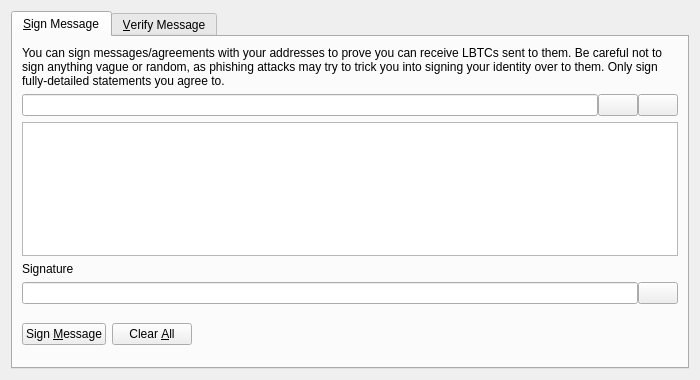
<?xml version="1.0" encoding="UTF-8"?>
<ui version="4.0">
 <class>SignVerifyMessageDialog</class>
 <widget class="QDialog" name="SignVerifyMessageDialog">
  <property name="geometry">
   <rect>
    <x>0</x>
    <y>0</y>
    <width>700</width>
    <height>380</height>
   </rect>
  </property>
  <property name="windowTitle">
   <string>Signatures - Sign / Verify a Message</string>
  </property>
  <property name="modal">
   <bool>true</bool>
  </property>
  <layout class="QVBoxLayout" name="verticalLayout">
   <item>
    <widget class="QTabWidget" name="tabWidget">
     <property name="currentIndex">
      <number>0</number>
     </property>
     <widget class="QWidget" name="tabSignMessage">
      <attribute name="title">
       <string>&amp;Sign Message</string>
      </attribute>
      <layout class="QVBoxLayout" name="verticalLayout_SM">
       <item>
        <widget class="QLabel" name="infoLabel_SM">
         <property name="text">
          <string>You can sign messages/agreements with your addresses to prove you can receive LBTCs sent to them. Be careful not to sign anything vague or random, as phishing attacks may try to trick you into signing your identity over to them. Only sign fully-detailed statements you agree to.</string>
         </property>
         <property name="textFormat">
          <enum>Qt::PlainText</enum>
         </property>
         <property name="wordWrap">
          <bool>true</bool>
         </property>
        </widget>
       </item>
       <item>
        <layout class="QHBoxLayout" name="horizontalLayout_1_SM">
         <property name="spacing">
          <number>0</number>
         </property>
         <item>
          <widget class="QValidatedLineEdit" name="addressIn_SM">
           <property name="toolTip">
            <string>The LBTC address to sign the message with</string>
           </property>
          </widget>
         </item>
         <item>
          <widget class="QPushButton" name="addressBookButton_SM">
           <property name="toolTip">
            <string>Choose previously used address</string>
           </property>
           <property name="text">
            <string/>
           </property>
           <property name="icon">
            <iconset resource="../bitcoin.qrc">
             <normaloff>:/icons/address-book</normaloff>:/icons/address-book</iconset>
           </property>
           <property name="shortcut">
            <string>Alt+A</string>
           </property>
           <property name="autoDefault">
            <bool>false</bool>
           </property>
          </widget>
         </item>
         <item>
          <widget class="QPushButton" name="pasteButton_SM">
           <property name="toolTip">
            <string>Paste address from clipboard</string>
           </property>
           <property name="text">
            <string/>
           </property>
           <property name="icon">
            <iconset resource="../bitcoin.qrc">
             <normaloff>:/icons/editpaste</normaloff>:/icons/editpaste</iconset>
           </property>
           <property name="shortcut">
            <string>Alt+P</string>
           </property>
           <property name="autoDefault">
            <bool>false</bool>
           </property>
          </widget>
         </item>
        </layout>
       </item>
       <item>
        <widget class="QPlainTextEdit" name="messageIn_SM">
         <property name="toolTip">
          <string>Enter the message you want to sign here</string>
         </property>
        </widget>
       </item>
       <item>
        <widget class="QLabel" name="signatureLabel_SM">
         <property name="text">
          <string>Signature</string>
         </property>
         <property name="textFormat">
          <enum>Qt::PlainText</enum>
         </property>
        </widget>
       </item>
       <item>
        <layout class="QHBoxLayout" name="horizontalLayout_2_SM">
         <property name="spacing">
          <number>0</number>
         </property>
         <item>
          <widget class="QLineEdit" name="signatureOut_SM">
           <property name="font">
            <font>
             <italic>true</italic>
            </font>
           </property>
           <property name="readOnly">
            <bool>true</bool>
           </property>
          </widget>
         </item>
         <item>
          <widget class="QPushButton" name="copySignatureButton_SM">
           <property name="toolTip">
            <string>Copy the current signature to the system clipboard</string>
           </property>
           <property name="text">
            <string/>
           </property>
           <property name="icon">
            <iconset resource="../bitcoin.qrc">
             <normaloff>:/icons/editcopy</normaloff>:/icons/editcopy</iconset>
           </property>
           <property name="autoDefault">
            <bool>false</bool>
           </property>
          </widget>
         </item>
        </layout>
       </item>
       <item>
        <layout class="QHBoxLayout" name="horizontalLayout_3_SM">
         <item>
          <widget class="QPushButton" name="signMessageButton_SM">
           <property name="toolTip">
            <string>Sign the message to prove you own this LBTC address</string>
           </property>
           <property name="text">
            <string>Sign &amp;Message</string>
           </property>
           <property name="icon">
            <iconset resource="../bitcoin.qrc">
             <normaloff>:/icons/edit</normaloff>:/icons/edit</iconset>
           </property>
           <property name="autoDefault">
            <bool>false</bool>
           </property>
          </widget>
         </item>
         <item>
          <widget class="QPushButton" name="clearButton_SM">
           <property name="toolTip">
            <string>Reset all sign message fields</string>
           </property>
           <property name="text">
            <string>Clear &amp;All</string>
           </property>
           <property name="icon">
            <iconset resource="../bitcoin.qrc">
             <normaloff>:/icons/remove</normaloff>:/icons/remove</iconset>
           </property>
           <property name="autoDefault">
            <bool>false</bool>
           </property>
          </widget>
         </item>
         <item>
          <spacer name="horizontalSpacer_1_SM">
           <property name="orientation">
            <enum>Qt::Horizontal</enum>
           </property>
           <property name="sizeHint" stdset="0">
            <size>
             <width>40</width>
             <height>48</height>
            </size>
           </property>
          </spacer>
         </item>
         <item>
          <widget class="QLabel" name="statusLabel_SM">
           <property name="font">
            <font>
             <weight>75</weight>
             <bold>true</bold>
            </font>
           </property>
           <property name="text">
            <string/>
           </property>
           <property name="wordWrap">
            <bool>true</bool>
           </property>
          </widget>
         </item>
         <item>
          <spacer name="horizontalSpacer_2_SM">
           <property name="orientation">
            <enum>Qt::Horizontal</enum>
           </property>
           <property name="sizeHint" stdset="0">
            <size>
             <width>40</width>
             <height>48</height>
            </size>
           </property>
          </spacer>
         </item>
        </layout>
       </item>
      </layout>
     </widget>
     <widget class="QWidget" name="tabVerifyMessage">
      <attribute name="title">
       <string>&amp;Verify Message</string>
      </attribute>
      <layout class="QVBoxLayout" name="verticalLayout_VM">
       <item>
        <widget class="QLabel" name="infoLabel_VM">
         <property name="text">
          <string>Enter the receiver's address, message (ensure you copy line breaks, spaces, tabs, etc. exactly) and signature below to verify the message. Be careful not to read more into the signature than what is in the signed message itself, to avoid being tricked by a man-in-the-middle attack. Note that this only proves the signing party receives with the address, it cannot prove sendership of any transaction!</string>
         </property>
         <property name="textFormat">
          <enum>Qt::PlainText</enum>
         </property>
         <property name="alignment">
          <set>Qt::AlignLeading|Qt::AlignLeft|Qt::AlignTop</set>
         </property>
         <property name="wordWrap">
          <bool>true</bool>
         </property>
        </widget>
       </item>
       <item>
        <layout class="QHBoxLayout" name="horizontalLayout_1_VM">
         <property name="spacing">
          <number>0</number>
         </property>
         <item>
          <widget class="QValidatedLineEdit" name="addressIn_VM">
           <property name="toolTip">
            <string>The LBTC address the message was signed with</string>
           </property>
          </widget>
         </item>
         <item>
          <widget class="QPushButton" name="addressBookButton_VM">
           <property name="toolTip">
            <string>Choose previously used address</string>
           </property>
           <property name="text">
            <string/>
           </property>
           <property name="icon">
            <iconset resource="../bitcoin.qrc">
             <normaloff>:/icons/address-book</normaloff>:/icons/address-book</iconset>
           </property>
           <property name="shortcut">
            <string>Alt+A</string>
           </property>
           <property name="autoDefault">
            <bool>false</bool>
           </property>
          </widget>
         </item>
        </layout>
       </item>
       <item>
        <widget class="QPlainTextEdit" name="messageIn_VM"/>
       </item>
       <item>
        <widget class="QValidatedLineEdit" name="signatureIn_VM"/>
       </item>
       <item>
        <layout class="QHBoxLayout" name="horizontalLayout_2_VM">
         <item>
          <widget class="QPushButton" name="verifyMessageButton_VM">
           <property name="toolTip">
            <string>Verify the message to ensure it was signed with the specified LBTC address</string>
           </property>
           <property name="text">
            <string>Verify &amp;Message</string>
           </property>
           <property name="icon">
            <iconset resource="../bitcoin.qrc">
             <normaloff>:/icons/transaction_0</normaloff>:/icons/transaction_0</iconset>
           </property>
           <property name="autoDefault">
            <bool>false</bool>
           </property>
          </widget>
         </item>
         <item>
          <widget class="QPushButton" name="clearButton_VM">
           <property name="toolTip">
            <string>Reset all verify message fields</string>
           </property>
           <property name="text">
            <string>Clear &amp;All</string>
           </property>
           <property name="icon">
            <iconset resource="../bitcoin.qrc">
             <normaloff>:/icons/remove</normaloff>:/icons/remove</iconset>
           </property>
           <property name="autoDefault">
            <bool>false</bool>
           </property>
          </widget>
         </item>
         <item>
          <spacer name="horizontalSpacer_1_VM">
           <property name="orientation">
            <enum>Qt::Horizontal</enum>
           </property>
           <property name="sizeHint" stdset="0">
            <size>
             <width>40</width>
             <height>48</height>
            </size>
           </property>
          </spacer>
         </item>
         <item>
          <widget class="QLabel" name="statusLabel_VM">
           <property name="font">
            <font>
             <weight>75</weight>
             <bold>true</bold>
            </font>
           </property>
           <property name="text">
            <string/>
           </property>
           <property name="wordWrap">
            <bool>true</bool>
           </property>
          </widget>
         </item>
         <item>
          <spacer name="horizontalSpacer_2_VM">
           <property name="orientation">
            <enum>Qt::Horizontal</enum>
           </property>
           <property name="sizeHint" stdset="0">
            <size>
             <width>40</width>
             <height>48</height>
            </size>
           </property>
          </spacer>
         </item>
        </layout>
       </item>
      </layout>
     </widget>
    </widget>
   </item>
  </layout>
 </widget>
 <customwidgets>
  <customwidget>
   <class>QValidatedLineEdit</class>
   <extends>QLineEdit</extends>
   <header>qvalidatedlineedit.h</header>
  </customwidget>
 </customwidgets>
 <resources>
  <include location="../bitcoin.qrc"/>
 </resources>
 <connections/>
</ui>
